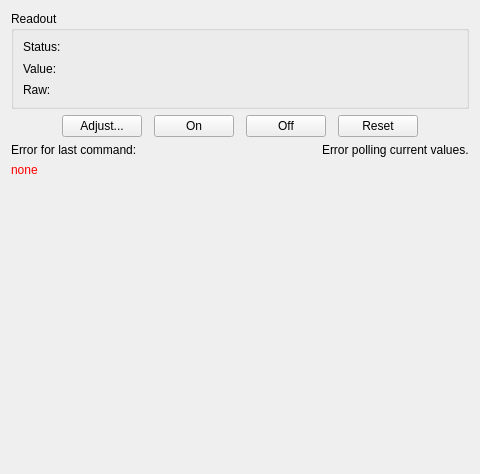
<?xml version="1.0" encoding="UTF-8"?>
<ui version="4.0">
 <class>Form</class>
 <widget class="QWidget" name="Form">
  <property name="geometry">
   <rect>
    <x>0</x>
    <y>0</y>
    <width>480</width>
    <height>474</height>
   </rect>
  </property>
  <property name="windowTitle">
   <string>Form</string>
  </property>
  <layout class="QVBoxLayout" name="verticalLayout_2">
   <item>
    <widget class="QGroupBox" name="groupBox">
     <property name="styleSheet">
      <string notr="true"/>
     </property>
     <property name="title">
      <string>Readout</string>
     </property>
     <layout class="QGridLayout" name="gridLayout_3">
      <item row="0" column="0" colspan="2">
       <layout class="QGridLayout" name="gridLayout">
        <item row="1" column="0">
         <widget class="QLabel" name="label_5">
          <property name="text">
           <string>Value:</string>
          </property>
         </widget>
        </item>
        <item row="0" column="0">
         <widget class="QLabel" name="label_8">
          <property name="text">
           <string>Status:</string>
          </property>
         </widget>
        </item>
        <item row="2" column="0">
         <widget class="QLabel" name="label_11">
          <property name="text">
           <string>Raw:</string>
          </property>
         </widget>
        </item>
        <item row="1" column="1">
         <widget class="QLabel" name="valueLbl">
          <property name="font">
           <font>
            <family>Monospace</family>
            <pointsize>11</pointsize>
            <weight>75</weight>
            <bold>true</bold>
           </font>
          </property>
          <property name="styleSheet">
           <string notr="true">padding-left:5px; padding-right:5px;</string>
          </property>
          <property name="text">
           <string/>
          </property>
         </widget>
        </item>
        <item row="1" column="2">
         <widget class="QLabel" name="unitLbl">
          <property name="text">
           <string/>
          </property>
         </widget>
        </item>
        <item row="1" column="3">
         <spacer name="horizontalSpacer_3">
          <property name="orientation">
           <enum>Qt::Horizontal</enum>
          </property>
          <property name="sizeHint" stdset="0">
           <size>
            <width>0</width>
            <height>0</height>
           </size>
          </property>
         </spacer>
        </item>
        <item row="0" column="1" colspan="3">
         <widget class="SqueezedLabel" name="statusLbl">
          <property name="font">
           <font>
            <weight>75</weight>
            <bold>true</bold>
           </font>
          </property>
          <property name="autoFillBackground">
           <bool>false</bool>
          </property>
          <property name="styleSheet">
           <string notr="true">padding-left:5px; padding-right:5px;</string>
          </property>
          <property name="text">
           <string/>
          </property>
          <property name="margin">
           <number>0</number>
          </property>
         </widget>
        </item>
        <item row="2" column="1" colspan="3">
         <widget class="QLabel" name="rawvalLbl">
          <property name="styleSheet">
           <string notr="true">padding-left:5px; padding-right:5px;</string>
          </property>
          <property name="text">
           <string/>
          </property>
         </widget>
        </item>
       </layout>
      </item>
     </layout>
    </widget>
   </item>
   <item>
    <layout class="QHBoxLayout" name="horizontalLayout_2">
     <property name="spacing">
      <number>12</number>
     </property>
     <item>
      <spacer name="horizontalSpacer_5">
       <property name="orientation">
        <enum>Qt::Horizontal</enum>
       </property>
       <property name="sizeHint" stdset="0">
        <size>
         <width>0</width>
         <height>0</height>
        </size>
       </property>
      </spacer>
     </item>
     <item>
      <widget class="QPushButton" name="adjustBtn">
       <property name="text">
        <string>Adjust...</string>
       </property>
       <property name="icon">
        <iconset resource="../../res/quango.qrc">
         <normaloff>:/counter.png</normaloff>:/counter.png</iconset>
       </property>
      </widget>
     </item>
     <item>
      <widget class="QPushButton" name="onBtn">
       <property name="text">
        <string>On</string>
       </property>
       <property name="icon">
        <iconset resource="../../res/quango.qrc">
         <normaloff>:/ampel-g-small.png</normaloff>:/ampel-g-small.png</iconset>
       </property>
      </widget>
     </item>
     <item>
      <widget class="QPushButton" name="offBtn">
       <property name="text">
        <string>Off</string>
       </property>
       <property name="icon">
        <iconset resource="../../res/quango.qrc">
         <normaloff>:/ampel-r-small.png</normaloff>:/ampel-r-small.png</iconset>
       </property>
      </widget>
     </item>
     <item>
      <widget class="QPushButton" name="resetBtn">
       <property name="text">
        <string>Reset</string>
       </property>
       <property name="icon">
        <iconset resource="../../res/quango.qrc">
         <normaloff>:/arrow-circle-225-left.png</normaloff>:/arrow-circle-225-left.png</iconset>
       </property>
      </widget>
     </item>
     <item>
      <spacer name="horizontalSpacer_4">
       <property name="orientation">
        <enum>Qt::Horizontal</enum>
       </property>
       <property name="sizeHint" stdset="0">
        <size>
         <width>0</width>
         <height>0</height>
        </size>
       </property>
      </spacer>
     </item>
    </layout>
   </item>
   <item>
    <layout class="QHBoxLayout" name="horizontalLayout_4">
     <item>
      <layout class="QVBoxLayout" name="verticalLayout_3">
       <item>
        <widget class="QLabel" name="label_4">
         <property name="text">
          <string>Error for last command:</string>
         </property>
        </widget>
       </item>
       <item>
        <widget class="QLabel" name="errorLbl">
         <property name="sizePolicy">
          <sizepolicy hsizetype="Expanding" vsizetype="Expanding">
           <horstretch>0</horstretch>
           <verstretch>0</verstretch>
          </sizepolicy>
         </property>
         <property name="palette">
          <palette>
           <active>
            <colorrole role="WindowText">
             <brush brushstyle="SolidPattern">
              <color alpha="255">
               <red>255</red>
               <green>0</green>
               <blue>0</blue>
              </color>
             </brush>
            </colorrole>
           </active>
           <inactive>
            <colorrole role="WindowText">
             <brush brushstyle="SolidPattern">
              <color alpha="255">
               <red>255</red>
               <green>0</green>
               <blue>0</blue>
              </color>
             </brush>
            </colorrole>
           </inactive>
           <disabled>
            <colorrole role="WindowText">
             <brush brushstyle="SolidPattern">
              <color alpha="255">
               <red>49</red>
               <green>54</green>
               <blue>59</blue>
              </color>
             </brush>
            </colorrole>
           </disabled>
          </palette>
         </property>
         <property name="text">
          <string>none</string>
         </property>
         <property name="alignment">
          <set>Qt::AlignLeading|Qt::AlignLeft|Qt::AlignTop</set>
         </property>
        </widget>
       </item>
      </layout>
     </item>
     <item>
      <layout class="QVBoxLayout" name="verticalLayout">
       <item>
        <widget class="QWidget" name="pollErr" native="true">
         <layout class="QHBoxLayout" name="horizontalLayout_6">
          <property name="margin">
           <number>0</number>
          </property>
          <item>
           <widget class="QLabel" name="label_7">
            <property name="sizePolicy">
             <sizepolicy hsizetype="Fixed" vsizetype="Preferred">
              <horstretch>0</horstretch>
              <verstretch>0</verstretch>
             </sizepolicy>
            </property>
            <property name="text">
             <string/>
            </property>
            <property name="pixmap">
             <pixmap resource="../../res/quango.qrc">:/exclamation-frame.png</pixmap>
            </property>
            <property name="alignment">
             <set>Qt::AlignLeading|Qt::AlignLeft|Qt::AlignTop</set>
            </property>
           </widget>
          </item>
          <item>
           <widget class="QLabel" name="label_9">
            <property name="sizePolicy">
             <sizepolicy hsizetype="Fixed" vsizetype="Preferred">
              <horstretch>0</horstretch>
              <verstretch>0</verstretch>
             </sizepolicy>
            </property>
            <property name="text">
             <string>Error polling current values.</string>
            </property>
            <property name="alignment">
             <set>Qt::AlignLeading|Qt::AlignLeft|Qt::AlignTop</set>
            </property>
           </widget>
          </item>
         </layout>
        </widget>
       </item>
       <item>
        <spacer name="verticalSpacer">
         <property name="orientation">
          <enum>Qt::Vertical</enum>
         </property>
         <property name="sizeHint" stdset="0">
          <size>
           <width>0</width>
           <height>0</height>
          </size>
         </property>
        </spacer>
       </item>
      </layout>
     </item>
    </layout>
   </item>
  </layout>
 </widget>
 <customwidgets>
  <customwidget>
   <class>SqueezedLabel</class>
   <extends>QLabel</extends>
   <header>quango.mlzgui</header>
  </customwidget>
 </customwidgets>
 <tabstops>
  <tabstop>adjustBtn</tabstop>
  <tabstop>onBtn</tabstop>
  <tabstop>offBtn</tabstop>
  <tabstop>resetBtn</tabstop>
 </tabstops>
 <resources>
  <include location="../../res/quango.qrc"/>
  <include location="../../res/quango.qrc"/>
 </resources>
 <connections/>
</ui>
